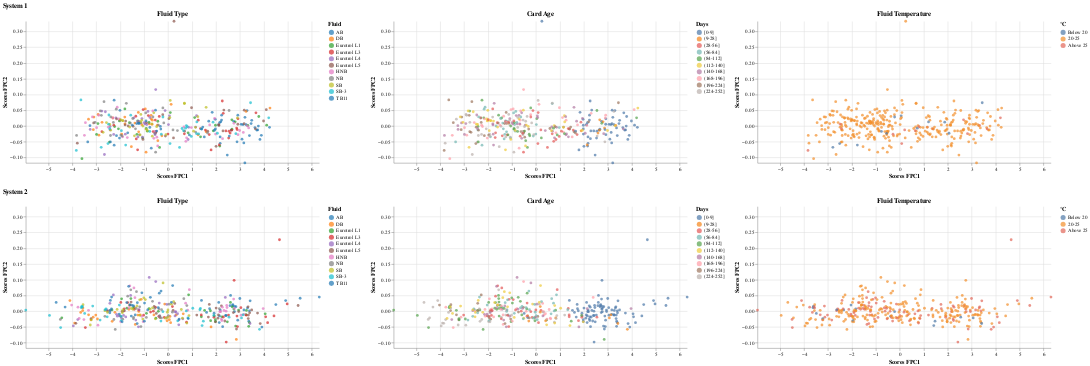

The notebook cell saved with this chart:
### Markdown cell above
### System 1 versus System 2: Sensor A - Cal Window

### Code cell
pc_scores_s1_A_cal_window, pc_scores_s2_A_cal_window,fpca_s1_A_cal_window,fpca_s2_A_cal_window = fpca_two_inputs(A1_cal_window_combine_balanced.iloc[:,:-6], A2_cal_window_combine_balanced.iloc[:,:-6], color_fpc1_s1='tab:blue', color_fpc2_s1='tab:cyan', color_fpc1_s2='tab:orange', color_fpc2_s2='gold')
print("--------------------------------------------------- Bootstrap -------------------------------------------------------------------------------------------")
ac1, ac2 = bootstrap(A1_cal_window_combine_balanced, A2_cal_window_combine_balanced,"A","cal_window",features="FluidType")
print("--------------------------------------------------- PCA Scores -------------------------------------------------------------------------------------------")
create_pc_scores_plots(pc_scores_s1_A_cal_window, pc_scores_s2_A_cal_window, A1_cal_window_combine_balanced, A2_cal_window_combine_balanced,features="FluidType")

### Figure 1 — Vega-Lite specification as saved in the notebook (floating-point values rounded to 4 significant figures; data arrays with more than 128 entries replaced by an {"elided": "..."} marker saying what was removed)
{"config": {"view": {"continuousWidth": 300, "continuousHeight": 300, "stroke": null}}, "vconcat": [{"hconcat": [{"mark": {"type": "circle"}, "encoding": {"color": {"field": "FluidType", "scale": {"scheme": "category10"}, "title": "Fluid", "type": "nominal"}, "tooltip": [{"field": "TestID", "type": "quantitative"}, {"field": "PC1_Scores", "type": "quantitative"}, {"field": "PC2_Scores", "type": "quantitative"}, {"field": "FluidType", "title": "Fluid Type", "type": "nominal"}], "x": {"field": "PC1_Scores", "scale": {"domain": [-5.947, 6.31]}, "title": "Scores FPC1", "type": "quantitative"}, "y": {"field": "PC2_Scores", "scale": {"domain": [-0.1169, 0.3327]}, "title": "Scores FPC2", "type": "quantitative"}}, "height": 280, "title": "Fluid Type", "width": 580}, {"mark": {"type": "circle"}, "encoding": {"color": {"field": "CardAgeBin", "scale": {"scheme": "tableau10"}, "sort": ["[0-9]", "(9-28]", "(28-56]", "(56-84]", "(84-112]", "(112-140]", "(140-168]", "(168-196]", "(196-224]", "(224-252]"], "title": "Days", "type": "ordinal"}, "tooltip": [{"field": "TestID", "type": "quantitative"}, {"field": "PC1_Scores", "type": "quantitative"}, {"field": "PC2_Scores", "type": "quantitative"}, {"field": "CardAgeBin", "title": "Card Age", "type": "ordinal"}], "x": {"field": "PC1_Scores", "scale": {"domain": [-5.947, 6.31]}, "title": "Scores FPC1", "type": "quantitative"}, "y": {"field": "PC2_Scores", "scale": {"domain": [-0.1169, 0.3327]}, "title": "Scores FPC2", "type": "quantitative"}}, "height": 280, "title": "Card Age", "width": 580}, {"mark": {"type": "circle"}, "encoding": {"color": {"field": "FluidTempBin", "scale": {"domain": ["Below 20", "20-25", "Above 25"], "range": ["#4e79a7", "#f28e2b", "#e16759"]}, "sort": ["Below 20", "20-25", "Above 25"], "title": "°C", "type": "ordinal"}, "tooltip": [{"field": "TestID", "type": "quantitative"}, {"field": "PC1_Scores", "type": "quantitative"}, {"field": "PC2_Scores", "type": "quantitative"}, {"field": "FluidTempBin", "title": "Fluid Temperature", "type": "ordinal"}], "x": {"field": "PC1_Scores", "scale": {"domain": [-5.947, 6.31]}, "title": "Scores FPC1", "type": "quantitative"}, "y": {"field": "PC2_Scores", "scale": {"domain": [-0.1169, 0.3327]}, "title": "Scores FPC2", "type": "quantitative"}}, "height": 280, "title": "Fluid Temperature", "width": 580}], "data": {"name": "data-275b5ae808f2ccc1ac5ab89b233818e0"}, "resolve": {"scale": {"color": "independent"}}, "title": "System 1"}, {"hconcat": [{"mark": {"type": "circle"}, "encoding": {"color": {"field": "FluidType", "scale": {"scheme": "category10"}, "title": "Fluid", "type": "nominal"}, "tooltip": [{"field": "TestID", "type": "quantitative"}, {"field": "PC1_Scores", "type": "quantitative"}, {"field": "PC2_Scores", "type": "quantitative"}, {"field": "FluidType", "title": "Fluid Type", "type": "nominal"}], "x": {"field": "PC1_Scores", "scale": {"domain": [-5.947, 6.31]}, "title": "Scores FPC1", "type": "quantitative"}, "y": {"field": "PC2_Scores", "scale": {"domain": [-0.1169, 0.3327]}, "title": "Scores FPC2", "type": "quantitative"}}, "height": 280, "title": "Fluid Type", "width": 580}, {"mark": {"type": "circle"}, "encoding": {"color": {"field": "CardAgeBin", "scale": {"scheme": "tableau10"}, "sort": ["[0-9]", "(9-28]", "(28-56]", "(56-84]", "(84-112]", "(112-140]", "(140-168]", "(168-196]", "(196-224]", "(224-252]"], "title": "Days", "type": "ordinal"}, "tooltip": [{"field": "TestID", "type": "quantitative"}, {"field": "PC1_Scores", "type": "quantitative"}, {"field": "PC2_Scores", "type": "quantitative"}, {"field": "CardAgeBin", "title": "Card Age", "type": "ordinal"}], "x": {"field": "PC1_Scores", "scale": {"domain": [-5.947, 6.31]}, "title": "Scores FPC1", "type": "quantitative"}, "y": {"field": "PC2_Scores", "scale": {"domain": [-0.1169, 0.3327]}, "title": "Scores FPC2", "type": "quantitative"}}, "height": 280, "title": "Card Age", "width": 580}, {"mark": {"type": "circle"}, "encoding": {"color": {"field": "FluidTempBin", "scale": {"domain": ["Below 20", "20-25", "Above 25"], "range": ["#4e79a7", "#f28e2b", "#e16759"]}, "sort": ["Below 20", "20-25", "Above 25"], "title": "°C", "type": "ordinal"}, "tooltip": [{"field": "TestID", "type": "quantitative"}, {"field": "PC1_Scores", "type": "quantitative"}, {"field": "PC2_Scores", "type": "quantitative"}, {"field": "FluidTempBin", "title": "Fluid Temperature", "type": "ordinal"}], "x": {"field": "PC1_Scores", "scale": {"domain": [-5.947, 6.31]}, "title": "Scores FPC1", "type": "quantitative"}, "y": {"field": "PC2_Scores", "scale": {"domain": [-0.1169, 0.3327]}, "title": "Scores FPC2", "type": "quantitative"}}, "height": 280, "title": "Fluid Temperature", "width": 580}], "data": {"name": "data-3b45d6cbe61704afbfae791f01244e7a"}, "resolve": {"scale": {"color": "independent"}}, "title": "System 2"}], "$schema": "https://vega.github.io/schema/vega-lite/v5.8.0.json", "datasets": {"data-275b5ae808f2ccc1ac5ab89b233818e0": {"elided": "330 records"}, "data-3b45d6cbe61704afbfae791f01244e7a": {"elided": "330 records"}}}
